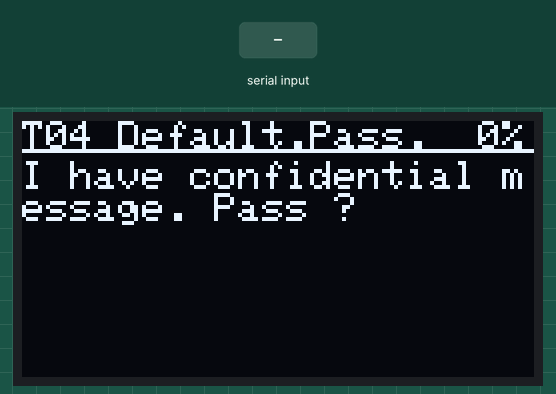
A sketch run on a simulated Arduino Uno, built with avr-gcc and run on an emulated ATmega328P. On the bench: 128×64 one-colour display. The test bench sets the inputs (shaded band). What the sketch prints to the serial monitor is not drawn.

Above: at 1.0 s.
1.1 s: "1" received over Serial
At 2.5 s:
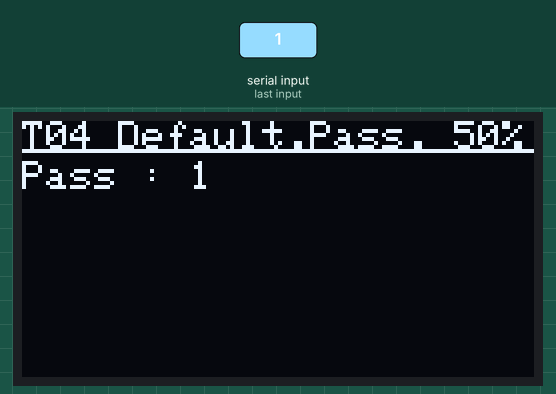
3.6 s: "0" received over Serial
At 4.9 s:
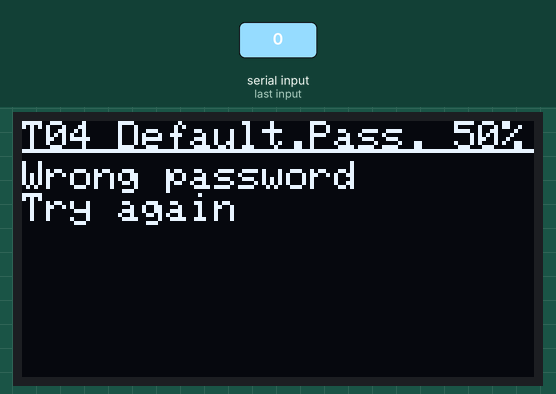
At 5.9 s:
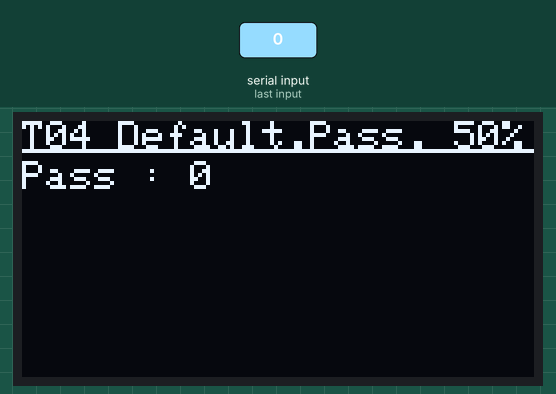
6.6 s: "2" received over Serial
Timing chart, 0 to 9.6 s (numbered marks = the images above; inputs shaded):
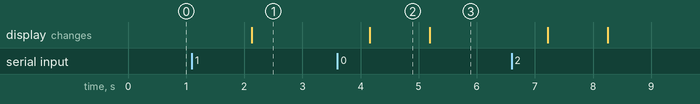

The sketch:

defaultPassword.ino
```cpp
#include <SPI.h>
#include <Wire.h>
#include <Adafruit_GFX.h>
#include <Adafruit_SSD1306.h>
#include <Fonts/FreeSans9pt7b.h>


#define DVID_logo_width 128
#define DVID_logo_height 64

#define SCREEN_WIDTH 128 // OLED display width, in pixels
#define SCREEN_HEIGHT 64 // OLED display height, in pixels

// Declaration for an SSD1306 display connected to I2C (SDA, SCL pins)
#define OLED_RESET     -1 // Reset pin # (or -1 if sharing Arduino reset pin)
Adafruit_SSD1306 display(OLED_RESET);

String password = "password";
String message = "R5azzbhz4bf23isccbts1111";
String currentPassword = "";
bool finished = false;
String rx = "";
bool first = true;

void printScreen(String text, String progress) {

  // Clear the buffer.
  display.clearDisplay();

  display.setCursor(0,0);
  //               xxxxxxxxxxxxxxxxx     xxxx
  display.println("T04 Default.Pass."+progress+"%"); //first line - only 21 chars
  display.drawLine(0,7,128,7,WHITE);

  display.setCursor(0,10);
  display.println(text);

  display.display();
}

void setup()
{
  Serial.begin(9600);
  while (!Serial) {
    ; // wait for serial port to connect. Needed for native USB port only
  }

  currentPassword = "";

  display.begin(SSD1306_SWITCHCAPVCC, 0x3C);

 // Display Text
  display.clearDisplay();

  display.setTextSize(1);      // Normal 1:1 pixel scale
  display.setTextColor(WHITE); // Draw white text
  display.cp437(true);         // Use full 256 char 'Code Page 437' font

  String m = String(message[0])+String(message[2])+String(message[5])+String(message[9])+String(message[13])+String(message[18])+String(message[19]);
  printScreen("I have confidential message. Pass ?", "  0");

  while(!finished) {

    if (currentPassword != password) {

      if (!first) {
        printScreen("Wrong password\nTry again", " 50");
        currentPassword = "";
      }

      if (Serial.available() > 0) {

        rx = Serial.readString();
        currentPassword = currentPassword + rx;
        currentPassword.trim();
        printScreen("Pass : "+currentPassword, " 50");
        first = false;
        Serial.println("ko");
        delay(2000);
      }
    }
    else
    {
      Serial.println("ok");
      printScreen("Well done! Message : "+m,"100");
      finished = true;
    }


  }

}

void loop() {}
```

Measured:
- after the input at 1.1 s, the display: changes after 1.0 s (image 1)
- after the input at 3.6 s, the display: first differs from a run without the input after 1.6 s (image 3)
- what the display in image 2 shows lasts 1.0 s, from 4.2 s to 5.2 s
